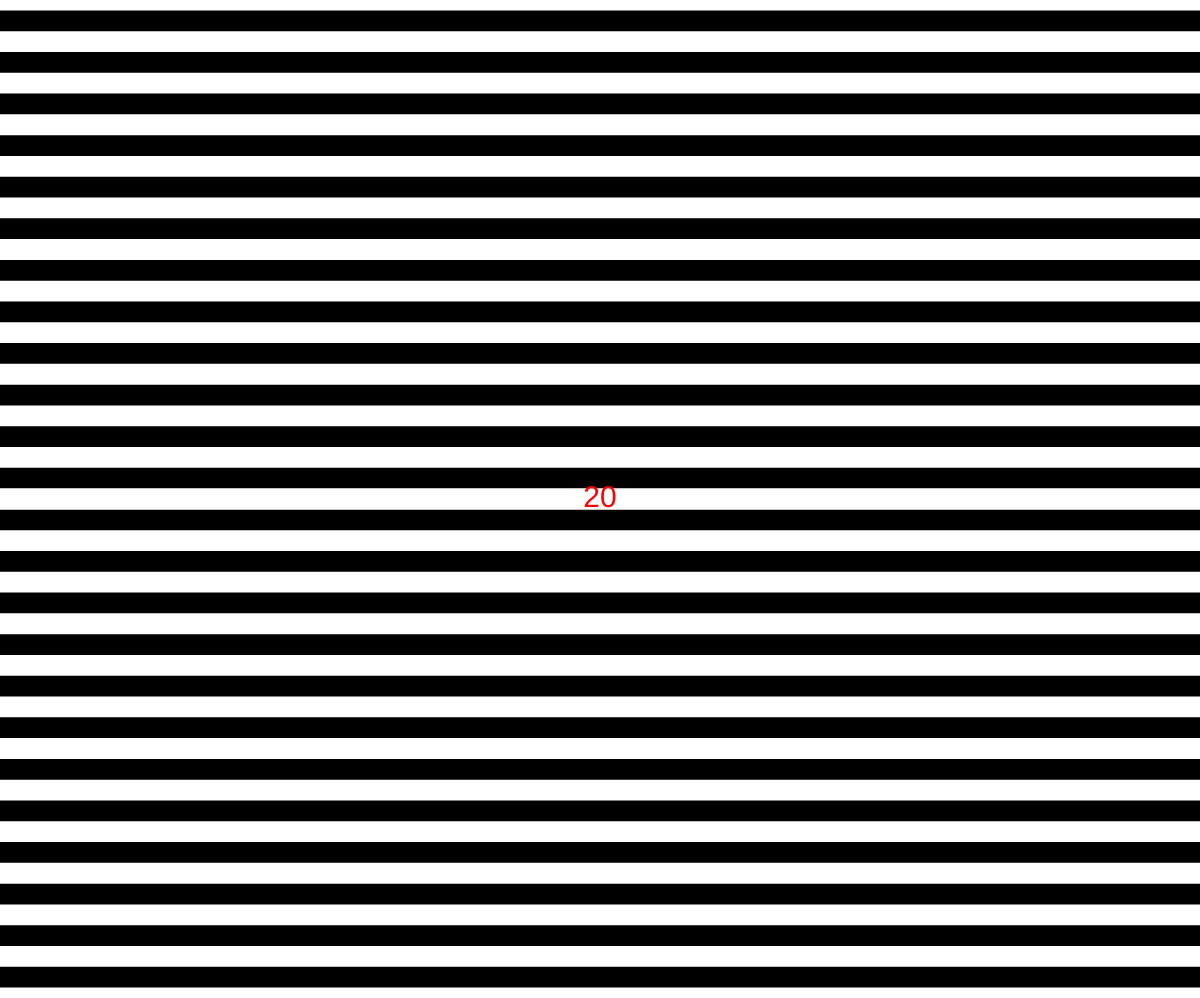
Frame 1 (no input)
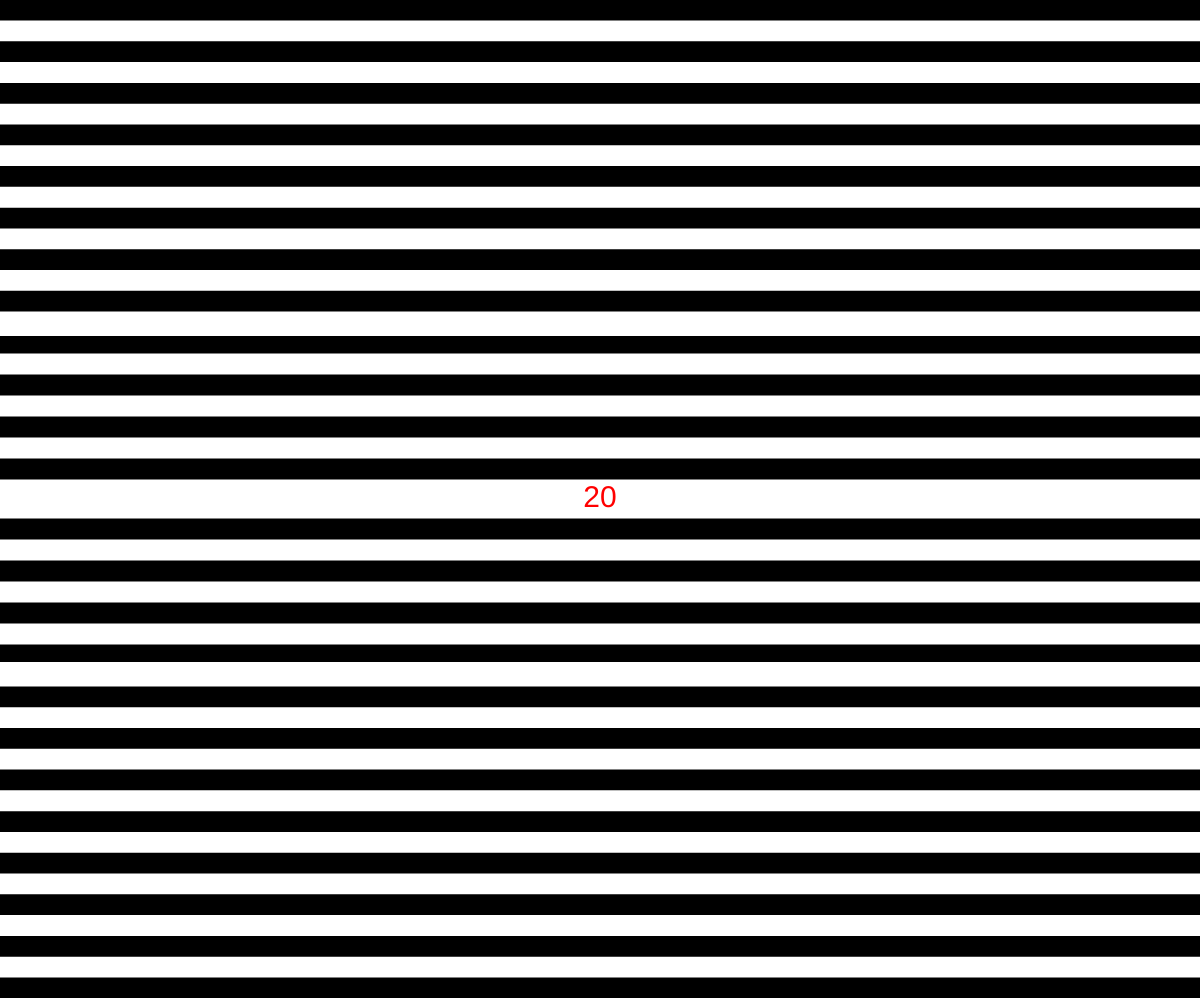
Frame 60 (no input)
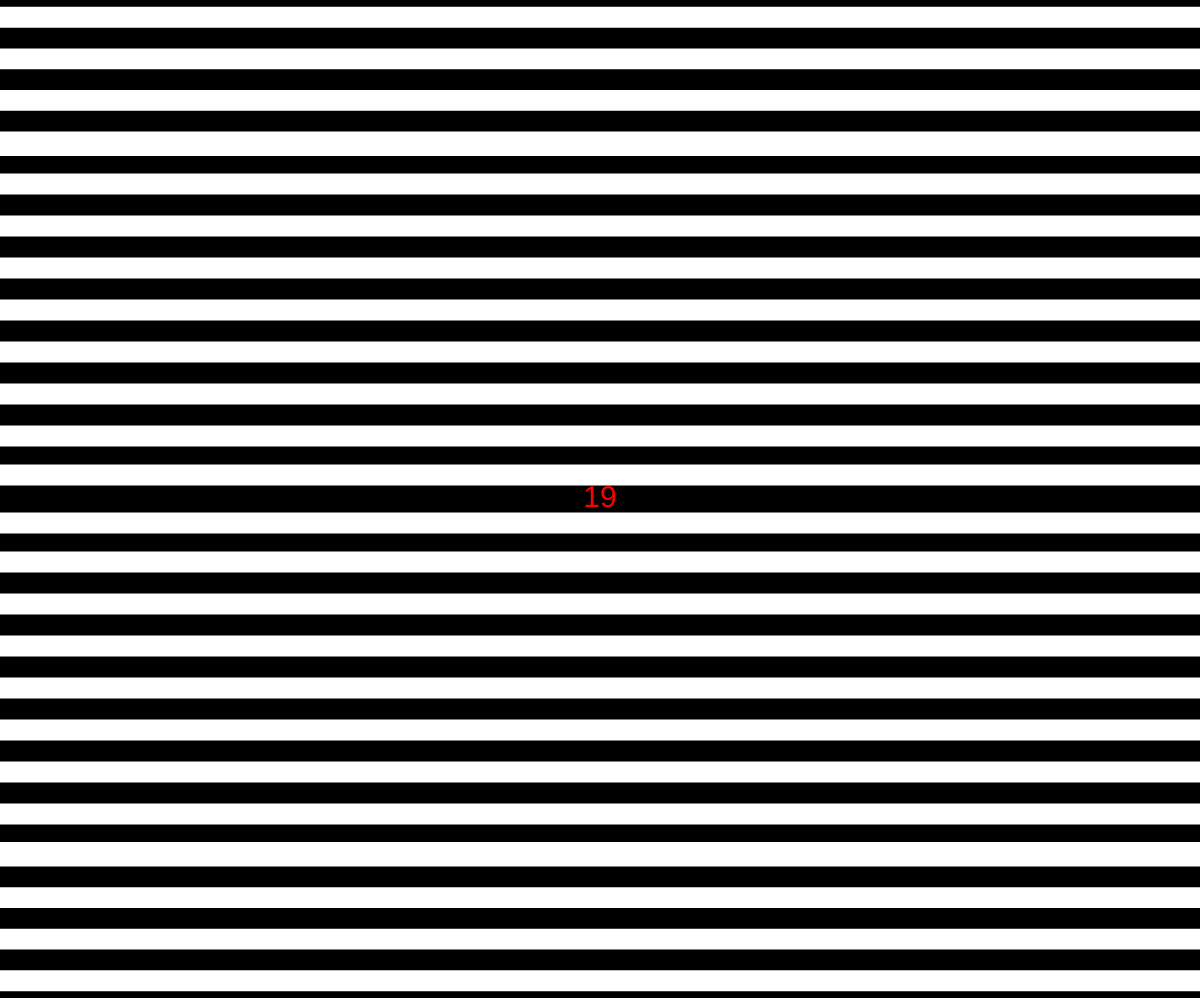
Frame 120 (the mouse pressed at the canvas centre since frame 60)

The p5.js sketch that drew these frames (run headless with seeded random() and noise() and a simulated clock; from frame 60 on, the mouse is pressed at the canvas centre):

// p5.js sketch
// ── sketch.js
var bottomBars;
var topBars;
var barwid;

var time, speed;
let barStartHeight;

var pause;

function setup() {
	var cnv = createCanvas(windowWidth, windowHeight - 2)
	var cnvx = (windowWidth - width) / 2;
	var cnvy = (windowHeight - height) / 2;
	cnv.position(cnvx, cnvy);

	bottomBars = [];
	topBars = [];
	pause = false
	time = 20;
	speed = 3;
	barwid = height / 24;
	barStartHeight = height/2;

	for (var i = 0; i < 100; i++) {
		append(topBars, barStartHeight - i * barwid);
	}

	for (var i = 0; i < 100; i++) {
		append(bottomBars, barStartHeight + i * barwid);
	}	
}

function draw() {
	background(0);

	noStroke();


	for (var i = 0; i < bottomBars.length; i++) {
		fill(255);
		rectMode(CENTER);
		rect(width/2, bottomBars[i], width, barwid / 2);

		// Move bars
		if (!pause) bottomBars[i] += speed;

		if (bottomBars[i] > height + barwid) {
			bottomBars[i] = barStartHeight;
		}
	}

	for (var i = 0; i < topBars.length; i++) {
		fill(255);
		rect(width/2, topBars[i], width, barwid / 2);

		// Move bars
		if (!pause) topBars[i] -= speed;

		if (topBars[i] < -barwid) {
			topBars[i] = barStartHeight;
		}
	}



	// time in the center
	textAlign(CENTER, CENTER);
	fill(255, 0, 0);
	textSize(30);
	let textHeight = height / 2;
	if (time > 0) {
		text(Math.ceil(time), width / 2, textHeight);
		if (!pause) time -= 1 / 60;
	} else {
		text("look around", width / 2, textHeight);
	}

	// centerline measurement, not for user
	// strokeWeight(1);
	// stroke(255, 255, 0);
	// line(0, textHeight, width, textHeight);
}

function keyPressed() {
	if (keyCode == 32) {
		pause = !pause;
	} else if (keyCode == 82) reset();
}

function reset() {
	time = 20;
	pause = false;
}

function windowResized() {
	setup();
}
